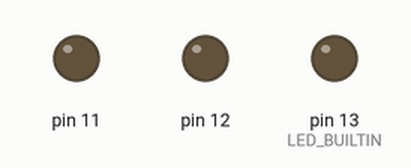
Bench run of a sketch on a simulated Arduino Uno, built with avr-gcc and run on an emulated ATmega328P. Shown: output pins drawn as LEDs (lit = HIGH).

Above: at 0.5 s.
At 1.5 s:
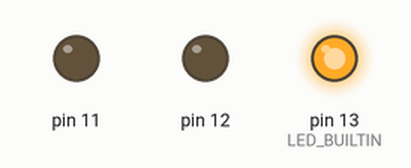
At 3.5 s:
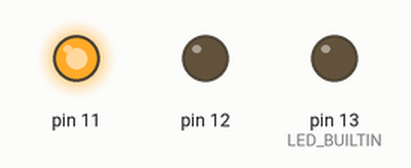
At 5.5 s:
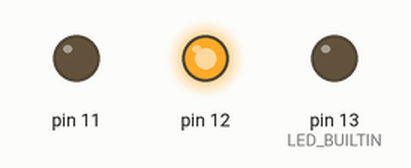
Timing chart, 0 to 6.9 s (numbered marks = the images above):
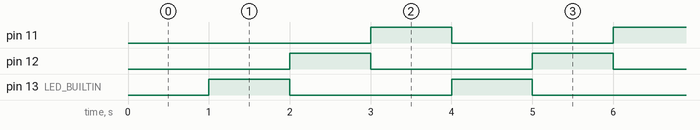

The sketch:

Lab-1.ino
```cpp
// Name = roshan dhimal
// Assignment = lab-1-get started with Arduino
// 1- FirstName:Roshan LastName-Dhimal - UIN - 661652338
// 2- Lab 1 - 1-3 way blink
// 3- Description - So the code below would turn on onboard high then red then green seqentially
// 4- Assumptions - the code taken millis second time as refrence as delay would to blink sequentially
// 5- References - https://docs.arduino.cc/built-in-examples/digital/BlinkWithoutDelay
//             https://docs.arduino.cc/built-in-examples/basics/Blink
//             https://www.arduino.cc/reference/en/
//where did you find code snippets, ideas, inspirations? if no references are used say: "no references used" - failing to list the references you used can result in plagiarism
// 6- Demo - Neel Parikh Time: 2 pm lab; Date: 9/12/2022


// variables of led pinMode In the Arduino board and the state
int led = LOW;  // buitin Led
int led2 = LOW;  // red led
int led3 = HIGH;  // green led turn on high at first

// store last time LED for the millis as it holds hige time
unsigned long prevMillis = 0;

 //constant interval for which the led blink ( in milliseconds)
const long constIinterval = 1000;

void setup() {
  pinMode(LED_BUILTIN,OUTPUT);
  pinMode(12, OUTPUT);
  pinMode(11, OUTPUT);

}


void loop() {
  unsigned long currMillis = millis();
   if (currMillis - prevMillis >= constIinterval) {
    prevMillis = currMillis;

    // if onboard on turn un red light
    if (led == HIGH){
    led = LOW;
    led2 = HIGH;

    }
    // if red light on turn on green
    else if (led2 == HIGH){
      led2 = LOW;
      led3 = HIGH;

    }
    // if green on turn onboard light
   else if(led3 == HIGH){
    led3 = LOW;
    led = HIGH;

   }
    digitalWrite(LED_BUILTIN, led);
    digitalWrite(12, led2);
    digitalWrite(11, led3);
  }
}
```

Measured:
- by itself, pin 11, pin 12, pin 13 (LED_BUILTIN): alternates HIGH for 1.0 s and LOW for 2.0 s
- by itself, everything shown: repeats every 3.0 s, in 3 steps
